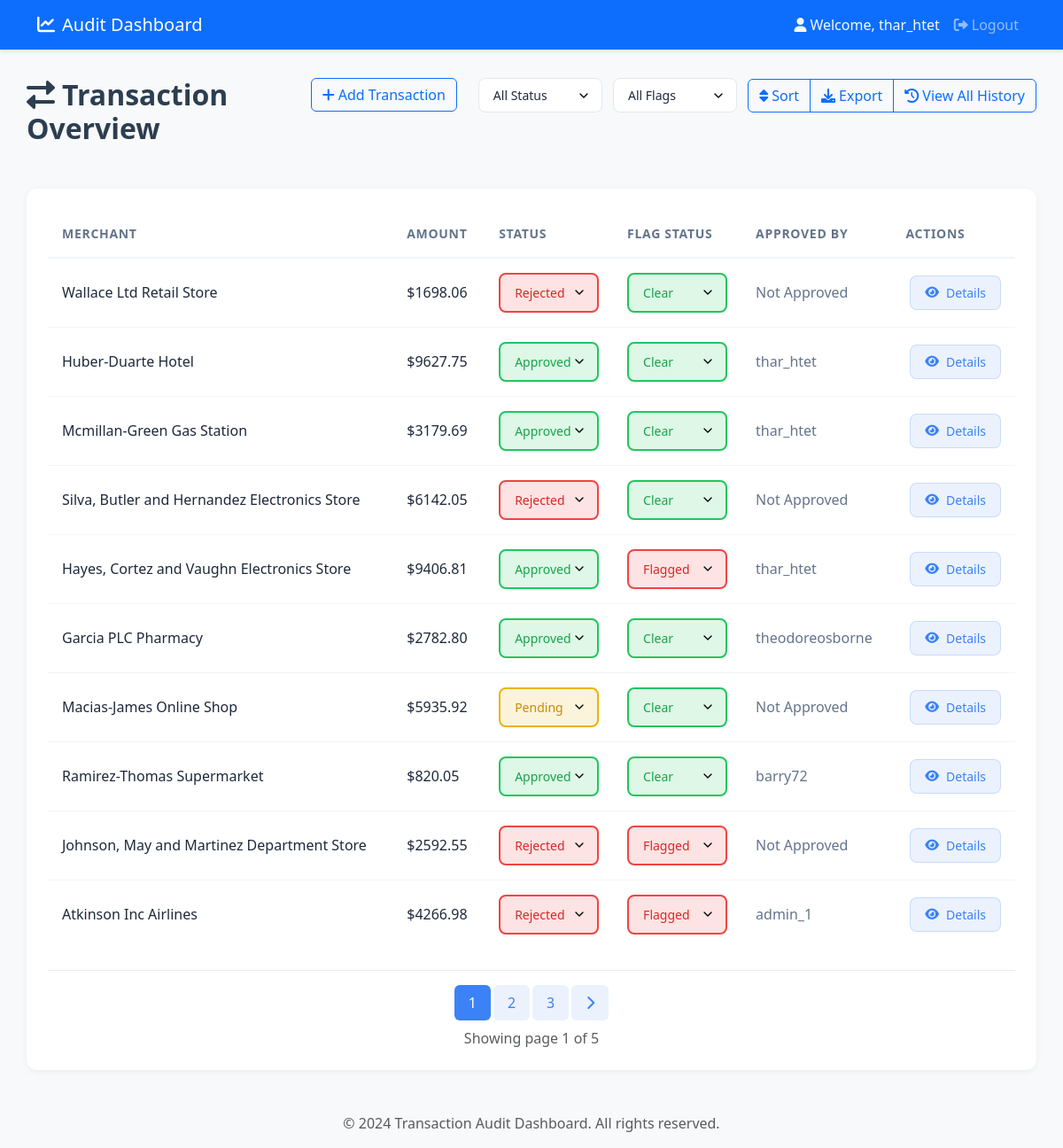
The app's page /home/ (signed in) with its own data.
### auditApp/models.py (models this page shows, shortened)
class Transaction(models.Model):
    STATUS_CHOICES = [
        ('Approved', 'Approved'),
        ('Pending', 'Pending'),
        ('Rejected', 'Rejected'),
    ]
    amount = models.DecimalField(max_digits=10, decimal_places=2, validators=[MinValueValidator(0)],null=False, blank=False)
    status = models.CharField(max_length=255, choices=STATUS_CHOICES, null=False, blank=False,default='Pending')
    timestamp = models.DateTimeField(auto_now_add=True)
    merchant = models.CharField(max_length=255, null=False, blank=False)
    isFlagged = models.BooleanField(default=False,null=True, blank=True)
    approved_by = models.ForeignKey(User, on_delete=models.SET_NULL, null=True, blank=True)

### auditApp/views.py (the view)
# urls.py: path('home/', views.home, name='home'),
@login_required
def home(request):
    try:
        transactions_list = Transaction.objects.all().order_by('-timestamp')
        status_filter = request.GET.get('status', '')
        flag_filter = request.GET.get('flag', '')
        filters = Q()
        if status_filter:  # Only filter if a specific status is selected
            filters &= Q(status=status_filter)
        if flag_filter:  # Only filter if a specific flag is selected
            is_flagged = flag_filter == 'Flagged' # it will get true if the flag is Flagged
            filters &= Q(isFlagged=is_flagged)
        if filters:
            transactions_list = transactions_list.filter(filters)
        paginator = Paginator(transactions_list, 10)
        page = request.GET.get('page', 1)
        transactions = paginator.get_page(page)
        if request.headers.get('HX-Request'):
            if 'main-content' in request.headers.get('HX-Target', ''):
                return render(request, 'partials/transaction.html', {'transactions': transactions})
            return render(request, 'partials/home_content.html', {'transactions': transactions})
        return render(request, 'home.html', {'transactions': transactions})
    except Exception as e:
        messages.error(request, str(e))
        return render(request, 'home.html', {'transactions': []})

### auditApp/templates/home.html
{% extends 'base.html' %}
{% block content %}
    {% include 'partials/home_content.html' %}
{% endblock %}

### auditApp/templates/partials/nav.html (shortened to what this page needs)
<nav class="navbar navbar-expand-lg navbar-dark bg-primary">
    <div class="container">
        <a class="navbar-brand" href="{% url 'home' %}">
            <i class="fas fa-chart-line me-2"></i>Audit Dashboard
        </a>
        <div class="collapse navbar-collapse" id="navbarNav">
            <ul class="navbar-nav ms-auto">
                {% if user.is_authenticated %}
                <li class="nav-item">
                    <span class="nav-link text-light">
                        <i class="fas fa-user me-1"></i>Welcome, {{ user.username }}
                    </span>
                </li>
                <li class="nav-item">
                    <a class="nav-link" href="{% url 'logout' %}">
                        <i class="fas fa-sign-out-alt me-1"></i>Logout
                    </a>
                </li>
                {% endif %}
            </ul>
        </div>
    </div>
</nav>

### auditApp/templates/partials/transaction.html (shortened to what this page needs)
{% if transactions.object_list %}
<div class="transaction-wrapper">
    <table class="transaction-table">
        <thead>
            <tr>
                <th>Merchant</th>
                <th>Amount</th>
                <th>Status</th>
                <th>Flag Status</th>
                <th>Approved By</th>
                <th class="text-right">Actions</th>
            </tr>
        </thead>
        <tbody>
            {% for transaction in transactions %}
            <tr class="transaction-row" data-transaction-id="{{ transaction.id }}">
                <td>
                    <span class="merchant-cell">{{ transaction.merchant }}</span>
                </td>
                <td>
                    <span class="amount-cell">${{ transaction.amount }}</span>
                </td>
                <td style="min-width: 140px;">
                    <select class="status-select {% if transaction.status == 'Approved' %}approved{% elif transaction.status == 'Pending' %}pending{% else %}rejected{% endif %}"
                            hx-post="{% url 'update_status' transaction.id %}?page={{ transactions.number }}"
                            hx-target="#main-content"
                            hx-headers='{"X-CSRFToken": "{{ csrf_token }}"}'
                            name="status">
                        <option value="Approved" {% if transaction.status == 'Approved' %}selected{% endif %}>Approved</option>
                        <option value="Pending" {% if transaction.status == 'Pending' %}selected{% endif %}>Pending</option>
                        <option value="Rejected" {% if transaction.status == 'Rejected' %}selected{% endif %}>Rejected</option>
                    </select>
                </td>
                <td style="min-width: 140px;">
                    <select class="status-select {% if transaction.isFlagged %}flagged{% else %}clear{% endif %}"
                            hx-post="{% url 'update_flag' transaction.id %}?page={{ transactions.number }}"
                            hx-target="#main-content"
                            hx-headers='{"X-CSRFToken": "{{ csrf_token }}"}'
                            name="is_flagged">
                        <option value="false" {% if not transaction.isFlagged %}selected{% endif %}>Clear</option>
                        <option value="true" {% if transaction.isFlagged %}selected{% endif %}>Flagged</option>
                    </select>
                </td>
                <td>
                    <span class="approved-by">{{ transaction.approved_by.username|default:"Not Approved" }}</span>
                </td>
                <td class="text-right">
                    <button class="action-btn"
                            hx-get="{% url 'transaction_detail' transaction.id %}"
                            hx-target="#modal-content"
                            data-bs-toggle="modal"
                            data-bs-target="#transactionModal">
                        <i class="fas fa-eye"></i>Details
                    </button>
                </td>
            </tr>
            {% endfor %}
        </tbody>
    </table>
    {% if transactions.paginator.num_pages > 1 %}
    <div class="pagination-wrapper mt-4">
        <nav aria-label="Transaction pagination">
            <ul class="pagination justify-content-center">
                {% for num in transactions.paginator.page_range %}
                    {% if num == transactions.number %}
                    <li class="page-item active">
                        <span class="page-link">{{ num }}</span>
                    </li>
                    {% elif num > transactions.number|add:'-3' and num < transactions.number|add:'3' %}
                    <li class="page-item">
                        <button class="page-link"
                                hx-get="{% url 'home' %}?page={{ num }}&status={{ request.GET.status|default:'' }}&flag={{ request.GET.flag|default:'' }}"
                                hx-target="#main-content">
                            {{ num }}
                        </button>
                    </li>
                    {% endif %}
                {% endfor %}
                {% if transactions.has_next %}
                <li class="page-item">
                    <button class="page-link"
                            hx-get="{% url 'home' %}?page={{ transactions.next_page_number }}&status={{ request.GET.status|default:'' }}&flag={{ request.GET.flag|default:'' }}"
                            hx-target="#main-content">
                        <i class="fas fa-chevron-right"></i>
                    </button>
                </li>
                {% endif %}
            </ul>
        </nav>
        <div class="text-center text-muted mt-2">
            Showing page {{ transactions.number }} of {{ transactions.paginator.num_pages }}
        </div>
    </div>
    {% endif %}
</div>
{% else %}
<div class="alert alert-info" role="alert">
    No transactions found
</div>
{% endif %}

### auditApp/templates/base.html (style rules this page uses)
body { background-color: #f8f9fa; min-height: 100vh; color: #2c3e50; }
.navbar { box-shadow: 0 2px 4px rgba(0, 0, 0, 0.1); }
.transaction-wrapper { background: #fff; border-radius: 12px; box-shadow: 0 2px 8px rgba(0, 0, 0, 0.05); padding: 1.5rem; }
.transaction-table { width: 100%; border-collapse: separate; border-spacing: 0; }
.transaction-table th { color: #64748b; font-size: 0.875rem; font-weight: 600; text-transform: uppercase; letter-spacing: 0.05em; padding: 1rem; text-align: left; border-bottom: 2px solid #f1f5f9; }
.transaction-table td { padding: 1rem; border-bottom: 1px solid #f1f5f9; }
.transaction-table tr:last-child td { border-bottom: none; }
.merchant-cell { font-weight: 500; color: #1e293b; }
.amount-cell { font-weight: 500; color: #1e293b; }
.status-select { appearance: none; width: 100%; padding: 0.625rem 1rem; border-radius: 8px; font-weight: 500; font-size: 0.875rem; cursor: pointer; background-repeat: no-repeat; background-position: right 0.75rem center; background-size: 1rem; transition: all 0.2s ease; }
.status-select.approved { background-color: rgba(34, 197, 94, 0.15); color: rgb(22, 163, 74); border: 2px solid rgb(34, 197, 94); }
.status-select.pending { background-color: rgba(234, 179, 8, 0.15); color: rgb(202, 138, 4); border: 2px solid rgb(234, 179, 8); }
.status-select.rejected { background-color: rgba(239, 68, 68, 0.15); color: rgb(220, 38, 38); border: 2px solid rgb(239, 68, 68); }
.status-select.flagged { background-color: rgba(239, 68, 68, 0.15); color: rgb(220, 38, 38); border: 2px solid rgb(239, 68, 68); }
.status-select.clear { background-color: rgba(34, 197, 94, 0.15); color: rgb(22, 163, 74); border: 2px solid rgb(34, 197, 94); }
.action-btn { display: inline-flex; align-items: center; padding: 0.5rem 1rem; border-radius: 8px; font-weight: 500; font-size: 0.875rem; color: #3b82f6; background-color: rgba(59, 130, 246, 0.1); border: 1px solid rgba(59, 130, 246, 0.2); cursor: pointer; transition: all 0.2s ease; }
.action-btn i { margin-right: 0.5rem; }
.approved-by { color: #64748b; font-weight: 500; }
.status-select option { background-color: white; color: #1e293b; padding: 0.5rem; }
.text-right { text-align: right; }
.pagination-wrapper { margin-top: 2rem; padding-top: 1rem; border-top: 1px solid #e9ecef; }
.pagination { margin-bottom: 0.5rem; }
.page-link { border: none; padding: 0.5rem 1rem; margin: 0 0.25rem; color: #3b82f6; background-color: rgba(59, 130, 246, 0.1); border-radius: 6px; transition: all 0.2s ease; }
.page-item.active .page-link { background-color: #3b82f6; color: white; }

### records on screen
Transaction: status "Rejected", is_flagged "Clear"
Transaction: status "Approved", is_flagged "Clear"
Transaction: status "Approved", is_flagged "Clear"
Transaction: status "Rejected", is_flagged "Clear"
Transaction: status "Approved", is_flagged "Flagged"
Transaction: status "Approved", is_flagged "Clear"
Transaction: status "Pending", is_flagged "Clear"
Transaction: status "Approved", is_flagged "Clear"
Transaction: status "Rejected", is_flagged "Flagged"
Transaction: status "Rejected", is_flagged "Flagged"

### other values on screen
{{ user.username }} "thar_htet"
{{ num }} "1"
{{ num }} "2" "3"
{{ transactions.number }} "1"
{{ transactions.paginator.num_pages }} "5"
